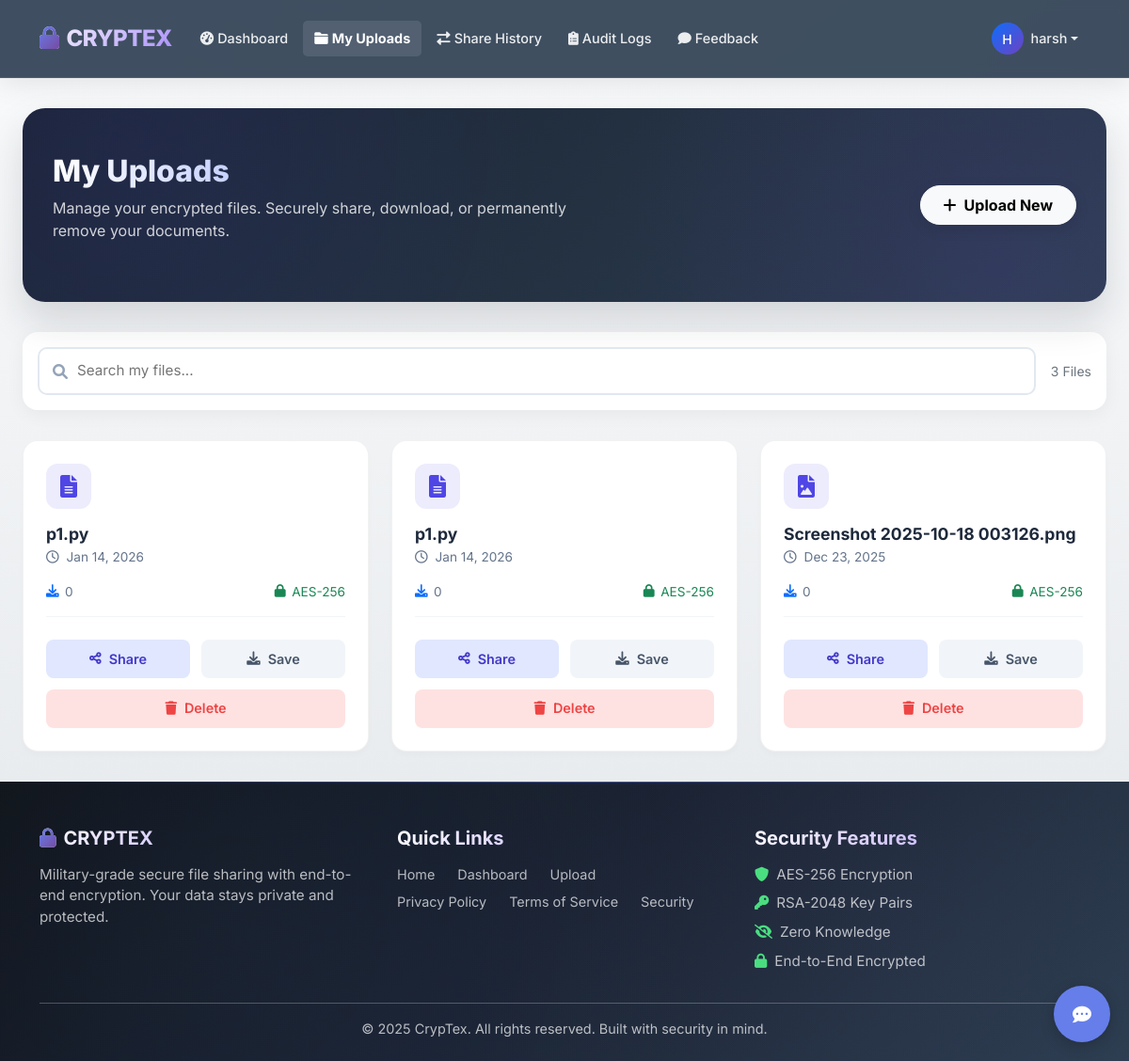
The page /my-uploads/ (signed in) on the database as committed earlier.
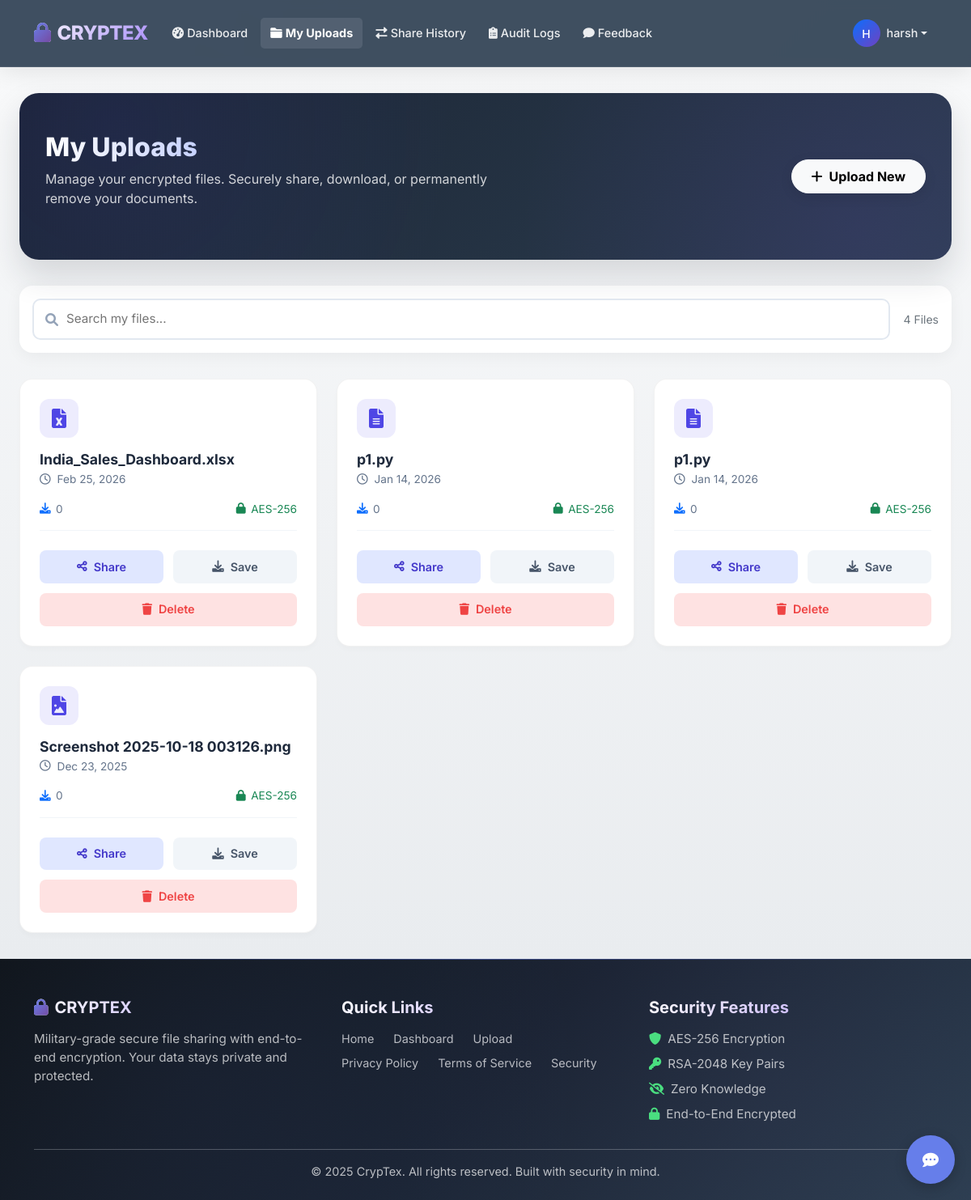
The same page on the database as committed later.
### file_sharing/models.py (models this page shows, shortened)
class SharedFile(models.Model):
    owner = models.ForeignKey(User, on_delete=models.CASCADE)
    original_filename = models.CharField(max_length=255)
    encrypted_filename = models.CharField(max_length=255)
    encryption_key = models.BinaryField()  # Will be encrypted with user's public key
    upload_date = models.DateTimeField(default=timezone.now)
    expiration_date = models.DateTimeField(null=True, blank=True)
    download_count = models.IntegerField(default=0)

### file_sharing/views.py (the view)
# urls.py: path('my-uploads/', views.user_uploads, name='user_uploads'),
@login_required
def user_uploads(request):
    user_files = SharedFile.objects.filter(owner=request.user).order_by('-upload_date')
    return render(request, 'file_sharing/user_uploads.html', {'user_files': user_files})

### file_sharing/templates/file_sharing/user_uploads.html (shortened to what the changed rows need)
{% extends 'file_sharing/base.html' %}
{% block content %}
<div class="files-page">
    <div class="container-custom">
        <div class="page-header">
            <div class="header-content d-flex justify-content-between align-items-center flex-wrap gap-3">
                <div>
                    <h1 class="page-title">My Uploads</h1>
                </div>
            </div>
        </div>
        {% if user_files %}
        <div class="controls-bar">
            <div class="search-input-wrapper">
                <i class="fas fa-search search-icon"></i>
                <input type="text" class="search-input" placeholder="Search my files..." id="fileSearch">
            </div>
            <div class="d-flex align-items-center gap-3">
                <span class="text-muted small">{{ user_files.count }} Files</span>
            </div>
        </div>
        <div class="files-grid" id="filesGrid">
            {% for file in user_files %}
            <div class="file-card">
                <div class="card-top">
                    <div class="file-icon">
                        {% if file.original_filename|lower|slice:"-4:" == ".pdf" %}
                        <i class="fas fa-file-pdf"></i>
                        {% elif file.original_filename|lower|slice:"-4:" == ".jpg" or file.original_filename|lower|slice:"-5:" == ".jpeg" or file.original_filename|lower|slice:"-4:" == ".png" %}
                        <i class="fas fa-file-image"></i>
                        {% elif file.original_filename|lower|slice:"-4:" == ".doc" or file.original_filename|lower|slice:"-5:" == ".docx" %}
                        <i class="fas fa-file-word"></i>
                        {% elif file.original_filename|lower|slice:"-4:" == ".xls" or file.original_filename|lower|slice:"-5:" == ".xlsx" %}
                        <i class="fas fa-file-excel"></i>
                        {% else %}
                        <i class="fas fa-file-alt"></i>
                        {% endif %}
                    </div>
                </div>
                <div class="mb-2">
                    <h5 class="file-name" title="{{ file.original_filename }}">
                        {{ file.original_filename }}
                    </h5>
                    <div class="file-meta">
                        <i class="far fa-clock"></i> {{ file.upload_date|date:"M d, Y" }}
                    </div>
                </div>
                <div class="file-stats">
                    <div class="stat-item" title="Downloads">
                        <i class="fas fa-download text-primary"></i>
                        <span>{{ file.download_count }}</span>
                    </div>
                    <div class="stat-item ms-auto text-success" title="Encrypted">
                        <i class="fas fa-lock"></i>
                        <span>AES-256</span>
                    </div>
                </div>
                <div class="actions-grid">
                    <a href="{% url 'file_sharing:share' file.id %}" class="action-btn btn-share">
                        <i class="fas fa-share-alt"></i> Share
                    </a>
                    <a href="{% url 'file_sharing:download' file.id %}" class="action-btn btn-download">
                        <i class="fas fa-download"></i> Save
                    </a>
                    <button type="button" class="action-btn btn-delete" data-bs-toggle="modal"
                        data-bs-target="#deleteModal{{ file.id }}">
                        <i class="fas fa-trash"></i> Delete
                    </button>
                </div>
            </div>
            {% endfor %}
        </div>
        {% endif %}
    </div>
</div>
{% endblock %}

Rows that differ between the two databases and show on the page:
added SharedFile: original_filename "India_Sales_Dashboard.xlsx", upload_date "Feb 25, 2026", download_count "0"
Other text that changed with them:
{{ user_files.count }}: "3" → "4"
